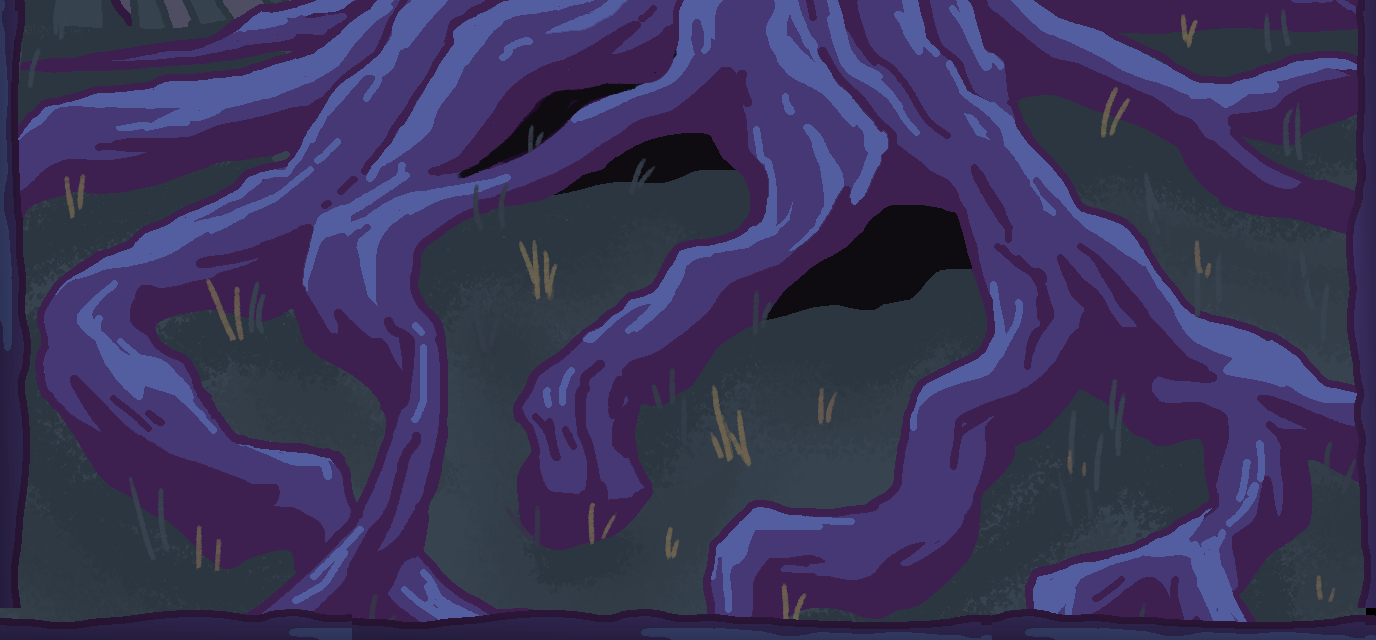

Below is a game level as drawn by its tile map, then a one-line description and the .tmx that defines it (tile-layer data replaced by summaries):
An orthogonal 43x20 tile map with 32x32 px tiles, 2 tile layers (Copy of Copy of Tile Layer 1, Copy of Copy of Copy of Tile Layer 1), 2 hidden layers not drawn, 5 tilesets, 1 image layer and 1 object (Player).

<map version="1.10" tiledversion="1.10.2" orientation="orthogonal" renderorder="right-down" width="43" height="20" tilewidth="32" tileheight="32" infinite="0" nextlayerid="11" nextobjectid="2">
 <tileset firstgid="1" name="Tiles1" tilewidth="32" tileheight="32" tilecount="36" columns="6">
  <image source="Tiles1.png" width="192" height="192" />
 </tileset>
 <tileset firstgid="37" name="Tiles2" tilewidth="32" tileheight="32" tilecount="36" columns="6">
  <image source="Tiles2.png" width="192" height="192" />
 </tileset>
 <tileset firstgid="73" name="Rock" tilewidth="32" tileheight="32" tilecount="96" columns="16">
  <image source="Rock.png" width="514" height="221" />
 </tileset>
 <tileset firstgid="169" name="side_left" tilewidth="32" tileheight="32" tilecount="20" columns="1">
  <image source="side_left.png" width="32" height="640" />
 </tileset>
 <tileset firstgid="189" name="side_right" tilewidth="32" tileheight="32" tilecount="20" columns="1">
  <image source="side_right.png" width="32" height="640" />
 </tileset>
 <imagelayer id="2" name="bg">
  <image source="firstbg.png" width="1366" height="1280" />
 </imagelayer>
 <layer id="7" name="Copy of Tile Layer 1" width="43" height="20" visible="0">
  <data>[860 cells, 79 non-empty, 40 distinct tile ids]</data>
 </layer>
 <layer id="9" name="Copy of Copy of Tile Layer 1" width="43" height="20" visible="0">
  <data>[860 cells, 81 non-empty, 39 distinct tile ids]</data>
 </layer>
 <layer id="8" name="Copy of Copy of Tile Layer 1" width="43" height="20">
  <data>[860 cells, 81 non-empty, 39 distinct tile ids]</data>
 </layer>
 <layer id="10" name="Copy of Copy of Copy of Tile Layer 1" width="43" height="20">
  <data>[860 cells, 81 non-empty, 39 distinct tile ids]</data>
 </layer>
 <objectgroup id="5" name="Object Layer 1">
  <object id="1" type="Player" gid="201" x="641.963" y="481.632" width="38.5" height="89.25" />
 </objectgroup>
</map>
